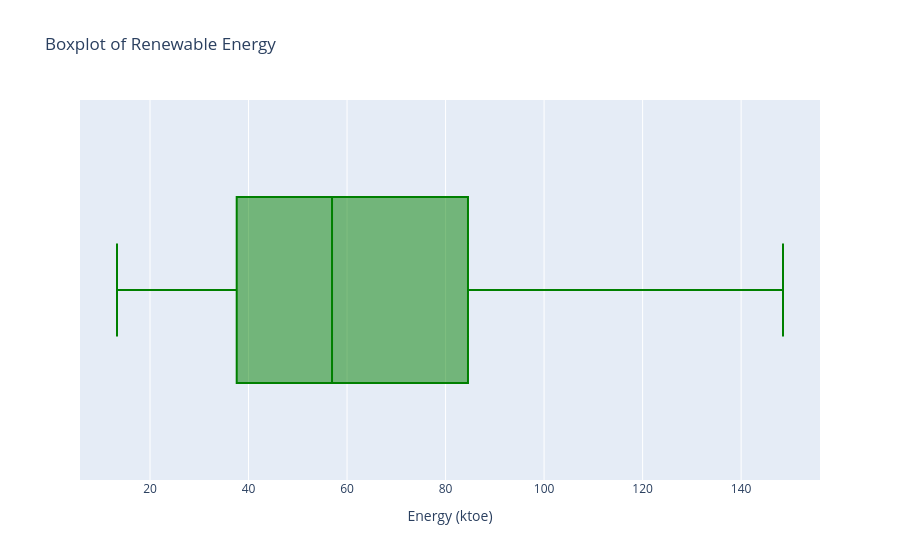

Source (notebook cell):
### Markdown cell above
### 2.1.3 Boxplot of Renewable Energy

### Code cell
import plotly.graph_objects as go

fig = go.Figure()

fig.add_trace(go.Box(
    x=ie_power_production_df["Renewable_Energy"],
    orientation='h',
    marker_color='green',
    name='Renewable Energy'
))

fig.update_layout(
    title='Boxplot of Renewable Energy',
    xaxis_title='Energy (ktoe)',
    yaxis=dict(showticklabels=False)
    
)
fig.write_image("./assets/boxplot.png")
fig.show()

### Figure 1 — Plotly figure (JSON) as saved in the notebook; plotly's stock layout.template omitted (floating-point values rounded to 4 significant figures; data arrays with more than 128 entries replaced by an {"elided": "..."} marker saying what was removed)
{"data": [{"marker": {"color": "green"}, "name": "Renewable Energy", "orientation": "h", "type": "box", "x": {"elided": "180 float values"}}], "layout": {"title": {"text": "Boxplot of Renewable Energy"}, "xaxis": {"title": {"text": "Energy (ktoe)"}}, "yaxis": {"showticklabels": false}}}
